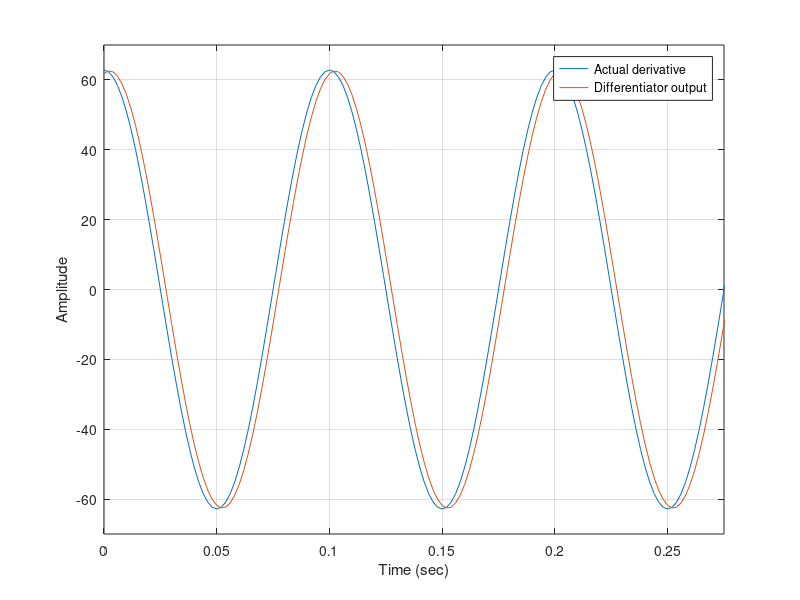

Source code (MATLAB):
% Script: exdt_8_12.m
T = 1/500;  % Sampling interval
n = [0:149];
yhat = 62.5738*sin(2*pi*10*n*T+1.4137);  % Steady-state output of differentiator
y = 62.8319*cos(2*pi*10*n*T);            % Actual derivative of x(t)
plot(n*T,y,n*T,yhat); grid;
axis([0,0.275,-70,70]);
xlabel('Time (sec)');
ylabel('Amplitude');
legend('Actual derivative', 'Differentiator output');
